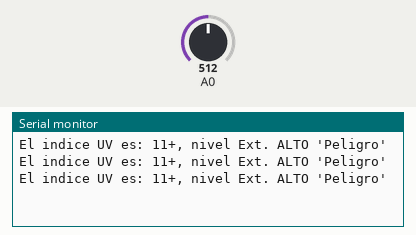
This sketch was run on a simulated Arduino Uno, built with avr-gcc and run on an emulated ATmega328P. Parts: the last lines printed to the serial monitor. The inputs (shaded band) are chosen by the test bench; at power-on: A0 = 512.

Above: at 1.3 s.
1.4 s: A0 set to 170
At 1.9 s:
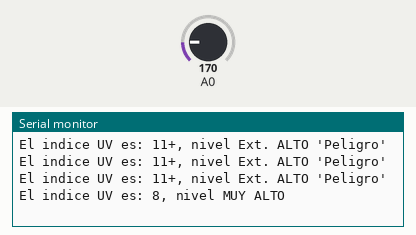
3.5 s: A0 set to 132
At 3.9 s:
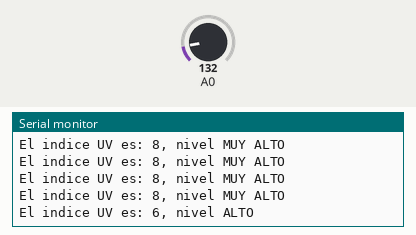
5.5 s: A0 set to 122
At 5.9 s:
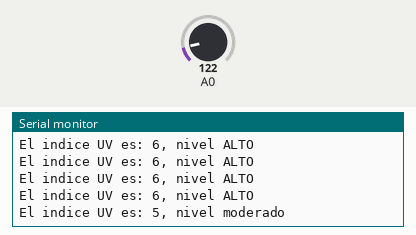
7.5 s: A0 set to 36
At 7.9 s:
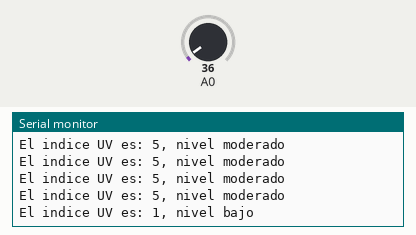

The sketch:

Ejemplo_SensorUV_RAMBAL.ino
```cpp
void setup()  {
  Serial.begin(9600);  }

void loop()  {
  Serial.print("El indice UV es: ");
  int UV_Val_RAMBAL;
  int UV;
  UV_Val_RAMBAL = analogRead(0);
  if(UV_Val_RAMBAL < 10)  {
    Serial.println("0, nivel bajo");  }
  else  {  if(UV_Val_RAMBAL < 46)  {
    Serial.println("1, nivel bajo");  }
  else  {  if(UV_Val_RAMBAL < 65)  {
    Serial.println("2, nivel bajo");  }
  else  {  if(UV_Val_RAMBAL < 83)  {
    Serial.println("3, nivel moderado");  }
  else  {  if(UV_Val_RAMBAL < 103)  {
    Serial.println("4, nivel moderado");  }
  else  {  if(UV_Val_RAMBAL < 124)  {
    Serial.println("5, nivel moderado");  }
  else  {  if(UV_Val_RAMBAL < 142)  {
    Serial.println("6, nivel ALTO");  }
  else  {  if(UV_Val_RAMBAL < 163)  {
    Serial.println("7, nivel ALTO");  }
  else  {  if(UV_Val_RAMBAL < 180)  {
    Serial.println("8, nivel MUY ALTO");  }
  else  {  if(UV_Val_RAMBAL < 200)  {
    Serial.println("9, nivel MUY ALTO");  }
  else  {  if(UV_Val_RAMBAL < 221)  {
    Serial.println("10, nivel MUY ALTO");  }
  else  {  if(UV_Val_RAMBAL < 239)  {
    Serial.println("11, nivel Ext. ALTO 'Peligro'");  }
  else  {
    Serial.println("11+, nivel Ext. ALTO 'Peligro'");  }
  }}}}}}}}}}}
  delay(500);  }
```

Measured:
- after the input at 1.4 s, the serial monitor: prints a new line after 0.10 s (image 1)
- after the input at 3.5 s, the serial monitor: prints a new line at once (image 2)
- after the input at 5.5 s, the serial monitor: prints a new line at once (image 3)
- after the input at 7.5 s, the serial monitor: prints a new line at once (image 4)
